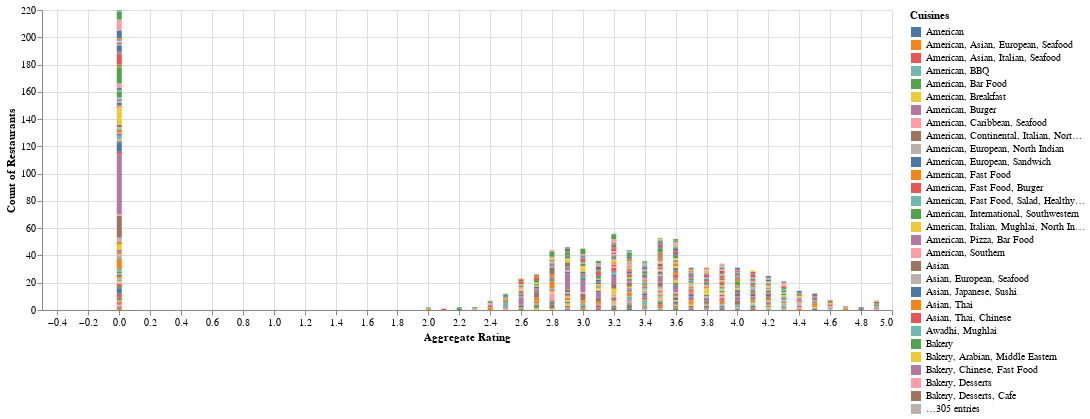

The code cell stored with this chart in its notebook:
### Code cell
import altair as alt

df_sampled = df.sample(frac=0.1)  

alt.Chart(df_sampled).mark_bar().encode(
    x=alt.X('Aggregate rating:Q', title='Aggregate Rating'),
    y=alt.Y('count()', title='Count of Restaurants'),
    color=alt.Color('Cuisines:N', legend=alt.Legend(title='Cuisines'))
).properties( width=850)

### Figure 1 — Vega-Lite specification as saved in the notebook (floating-point values rounded to 4 significant figures; data arrays with more than 128 entries replaced by an {"elided": "..."} marker saying what was removed)
{"config": {"view": {"continuousWidth": 300, "continuousHeight": 300}}, "data": {"name": "data-dbc722152d50d2dd9dcdb43e3030ded1"}, "mark": {"type": "bar"}, "encoding": {"color": {"field": "Cuisines", "legend": {"title": "Cuisines"}, "type": "nominal"}, "x": {"field": "Aggregate rating", "title": "Aggregate Rating", "type": "quantitative"}, "y": {"aggregate": "count", "title": "Count of Restaurants", "type": "quantitative"}}, "width": 850, "$schema": "https://vega.github.io/schema/vega-lite/v5.20.1.json", "datasets": {"data-dbc722152d50d2dd9dcdb43e3030ded1": {"elided": "954 records"}}}
